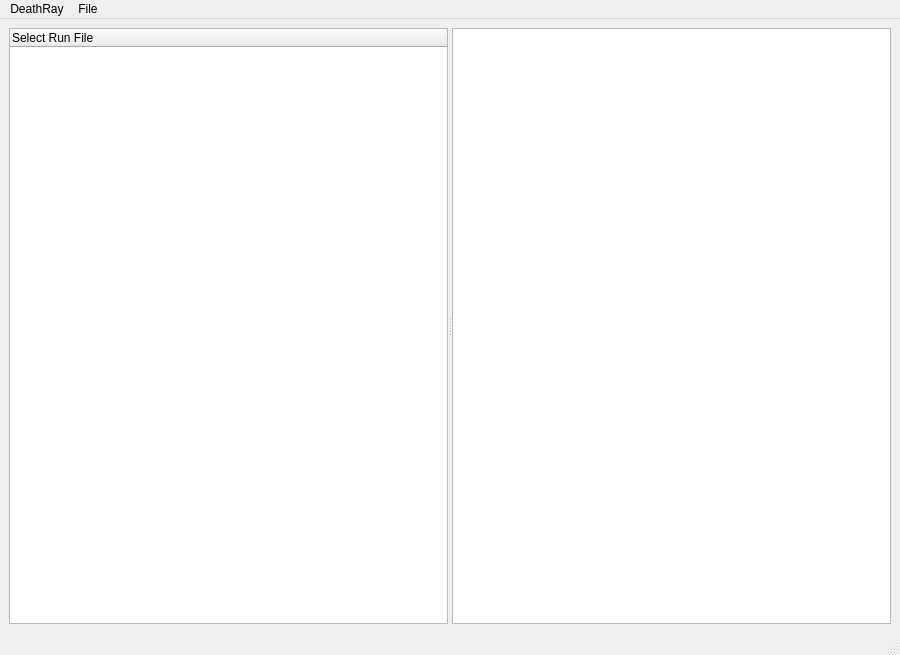
<?xml version="1.0" encoding="UTF-8"?>
<ui version="4.0">
 <class>MainWindow</class>
 <widget class="QMainWindow" name="MainWindow">
  <property name="geometry">
   <rect>
    <x>0</x>
    <y>0</y>
    <width>900</width>
    <height>655</height>
   </rect>
  </property>
  <property name="windowTitle">
   <string>MainWindow</string>
  </property>
  <widget class="QWidget" name="centralwidget">
   <layout class="QHBoxLayout" name="horizontalLayout">
    <item>
     <widget class="QSplitter" name="splitter">
      <property name="orientation">
       <enum>Qt::Horizontal</enum>
      </property>
      <widget class="QTreeWidget" name="treeRun">
       <property name="sizePolicy">
        <sizepolicy hsizetype="Expanding" vsizetype="Expanding">
         <horstretch>0</horstretch>
         <verstretch>0</verstretch>
        </sizepolicy>
       </property>
       <property name="maximumSize">
        <size>
         <width>16777215</width>
         <height>16777215</height>
        </size>
       </property>
       <column>
        <property name="text">
         <string>Select Run File</string>
        </property>
       </column>
      </widget>
      <widget class="QwtPlot" name="qwtPlot"/>
     </widget>
    </item>
   </layout>
  </widget>
  <widget class="QMenuBar" name="menubar">
   <property name="geometry">
    <rect>
     <x>0</x>
     <y>0</y>
     <width>900</width>
     <height>22</height>
    </rect>
   </property>
   <widget class="QMenu" name="menuFile">
    <property name="title">
     <string>File</string>
    </property>
    <addaction name="actionNew_Experiment"/>
    <addaction name="actionOpen"/>
    <addaction name="separator"/>
    <addaction name="actionSave_Plot"/>
    <addaction name="separator"/>
    <addaction name="actionSave_Experiment_Setup"/>
   </widget>
   <widget class="QMenu" name="menuDeathRay">
    <property name="title">
     <string>DeathRay</string>
    </property>
    <addaction name="actionAbout_DeathRay"/>
   </widget>
   <addaction name="menuDeathRay"/>
   <addaction name="menuFile"/>
  </widget>
  <widget class="QStatusBar" name="statusbar"/>
  <action name="actionAbout">
   <property name="text">
    <string>About</string>
   </property>
  </action>
  <action name="actionPreferences">
   <property name="text">
    <string>Preferences</string>
   </property>
  </action>
  <action name="actionQuit">
   <property name="text">
    <string>Quit</string>
   </property>
  </action>
  <action name="actionNew_Experiment">
   <property name="enabled">
    <bool>false</bool>
   </property>
   <property name="text">
    <string>New Experiment</string>
   </property>
  </action>
  <action name="actionOpen">
   <property name="text">
    <string>Open file(s) for plotting...</string>
   </property>
  </action>
  <action name="actionSave_Plot">
   <property name="enabled">
    <bool>false</bool>
   </property>
   <property name="text">
    <string>Save Plot</string>
   </property>
  </action>
  <action name="actionSave_Experiment_Setup">
   <property name="enabled">
    <bool>false</bool>
   </property>
   <property name="text">
    <string>Save Experiment Setup</string>
   </property>
  </action>
  <action name="actionAbout_2">
   <property name="text">
    <string>About...</string>
   </property>
  </action>
  <action name="actionPreferences_2">
   <property name="text">
    <string>Preferences...</string>
   </property>
  </action>
  <action name="actionQuit_2">
   <property name="text">
    <string>Quit DeathRay</string>
   </property>
  </action>
  <action name="actionAsd">
   <property name="text">
    <string>asd</string>
   </property>
  </action>
  <action name="actionAbout_3">
   <property name="text">
    <string>About...</string>
   </property>
  </action>
  <action name="actionQuit_DeathRay">
   <property name="text">
    <string>Quit DeathRay</string>
   </property>
  </action>
  <action name="actionPreferences_3">
   <property name="text">
    <string>Quit DeathRay</string>
   </property>
  </action>
  <action name="actionAbout_DeathRay">
   <property name="enabled">
    <bool>false</bool>
   </property>
   <property name="text">
    <string>Placeholder</string>
   </property>
  </action>
 </widget>
 <customwidgets>
  <customwidget>
   <class>QwtPlot</class>
   <extends>QGraphicsView</extends>
   <header>qwt_plot.h</header>
  </customwidget>
 </customwidgets>
 <resources/>
 <connections/>
</ui>
